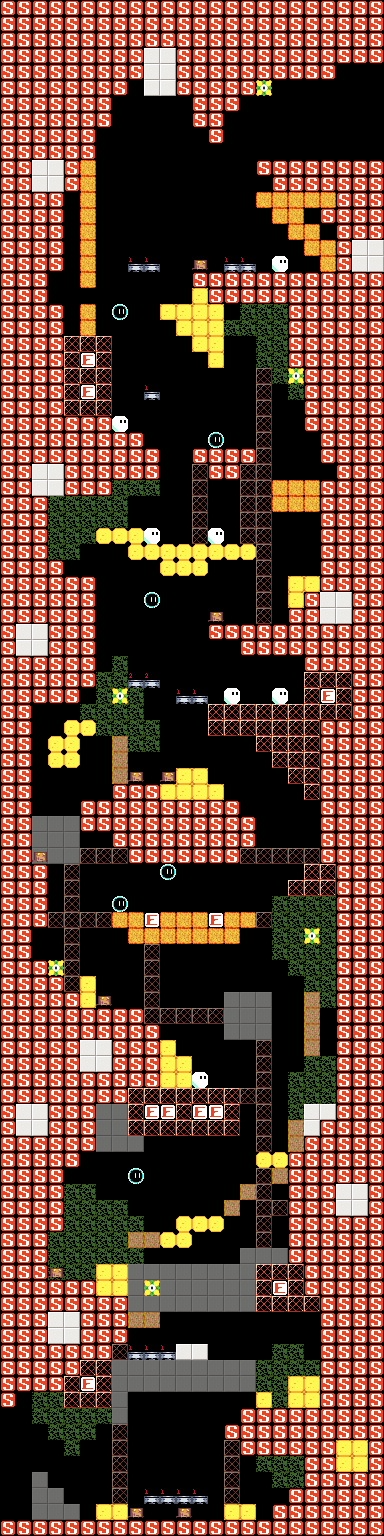

This is a level from a 2D game, rendered from its Tiled map with the project's own tilesets. A one-line summary and the map file follow, with tile-layer data summarised:
An orthogonal 24x96 tile map with 16x16 px tiles, 2 tile layers (Terrain, Object), 2 tilesets.

<map version="1.2" tiledversion="1.2.1" orientation="orthogonal" renderorder="right-down" width="24" height="96" tilewidth="16" tileheight="16" infinite="0" nextlayerid="3" nextobjectid="1">
 <tileset firstgid="1" source="TerrainSample.tsx" />
 <tileset firstgid="65" source="EnemyTile.tsx" />
 <layer id="1" name="Terrain" width="24" height="96">
  <data>[2304 cells, 1539 non-empty, 15 distinct tile ids]</data>
 </layer>
 <layer id="2" name="Object" width="24" height="96">
  <data>[2304 cells, 28 non-empty, 4 distinct tile ids]</data>
 </layer>
</map>